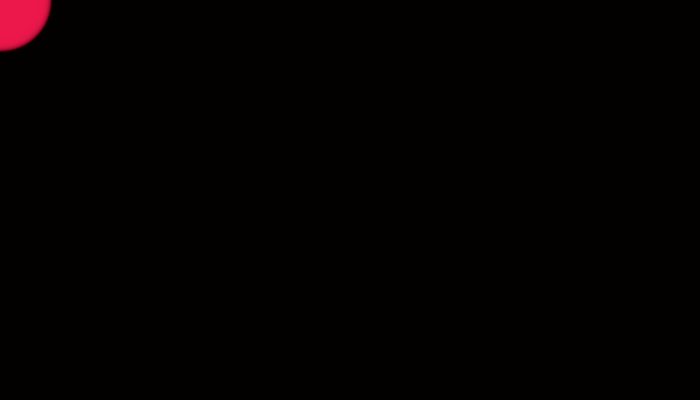
Frame 1 (no input)
Frame 60 (the mouse pressed at the canvas centre just before this capture): identical to frame 1, image omitted
Frame 120 (the mouse held since frame 60 and released just before this capture): identical to frame 1, image omitted

The Processing sketch that drew this single still picture (run headless with seeded random() and noise(); from frame 60 on, the mouse is pressed at the canvas centre):

// Processing sketch: processing_41390
// ── processing_41390.pde

int[] trail_x;
int[] trail_y;
int index = 0;
 
void setup() {
  size(700,400);
  smooth();
  trail_x = new int[100];
  trail_y = new int[100];
}
 
void draw() {
  background(3,0,0);
  
  stroke(0, 128);
  for (int i=0; i < trail_x.length; i++) {
     
    int pos = (index+i) % trail_x.length;
   
    fill(map(i, 0, trail_x.length, 0, 250), 28, 78, 50);   
    ellipse(trail_x[pos], trail_y[pos], 5+i, 5+i); 
  }
}

 
void mouseMoved() {
  trail_x[index] = mouseX;
  trail_y[index] = mouseY;
  index++;
  if (index >= trail_x.length) index = 0;
}
